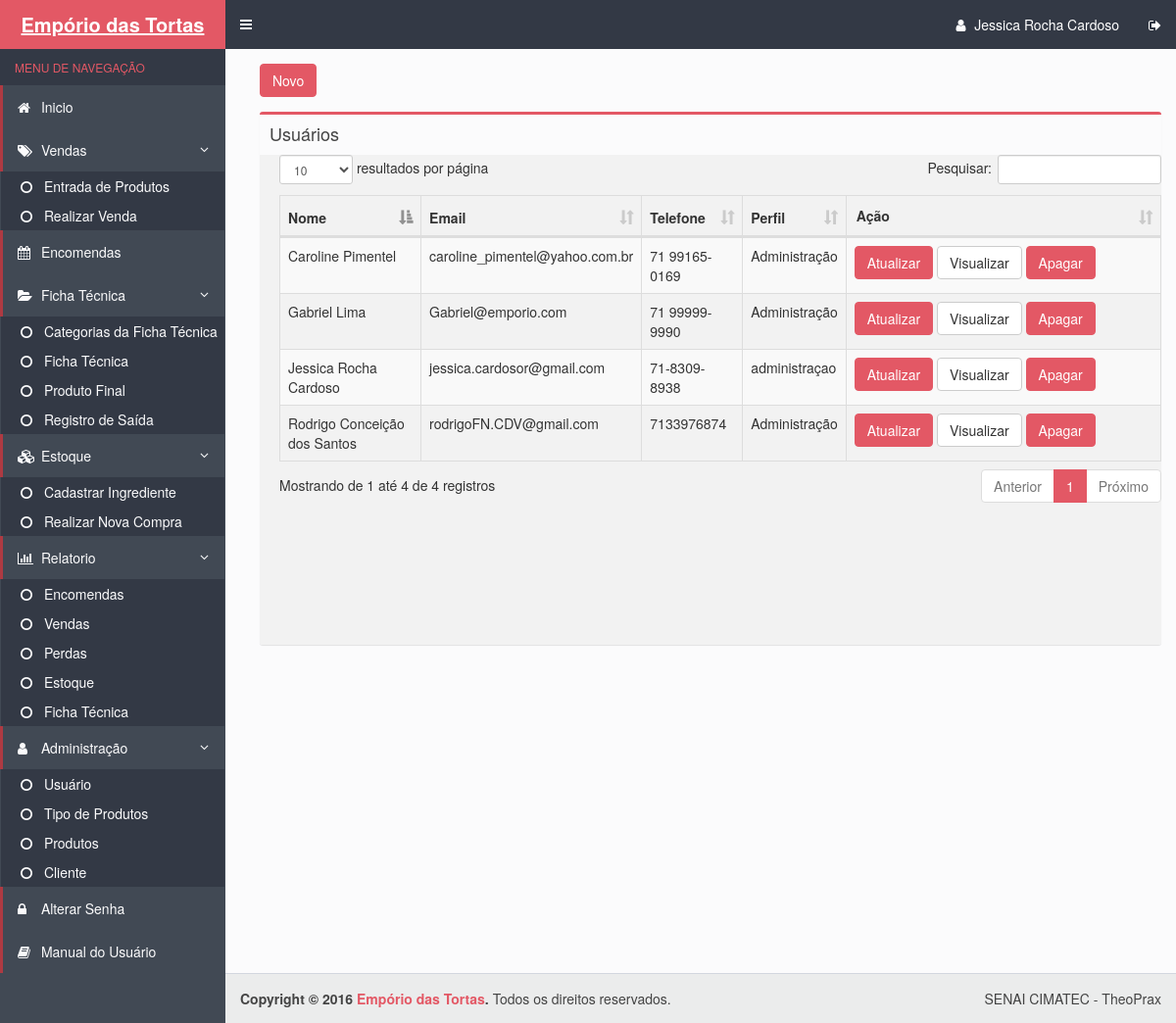
Screenshot of /usuarios.php (signed in) with the database file from the repository.
### tables this page shows
CREATE TABLE IF NOT EXISTS `usuarios` (
  `cod_usuario` int(11) NOT NULL AUTO_INCREMENT,
  `name` varchar(100) NOT NULL,
  `cpf` varchar(14) NOT NULL,
  `email` varchar(100) NOT NULL,
  `mobile` varchar(100) NOT NULL,
  `login` varchar(50) NOT NULL,
  `senha` varchar(32) NOT NULL,
  `acesso` varchar(30) NOT NULL,
  PRIMARY KEY (`cod_usuario`),
  UNIQUE KEY `cpf` (`cpf`,`login`),
  UNIQUE KEY `cpf_2` (`cpf`)
);

### usuarios.php (the view, shortened to what this page needs)
<!DOCTYPE html>
<html>
  <head>
    <link rel="stylesheet" href="bootstrap/css/bootstrap.css">
    <link rel="stylesheet" href="https://maxcdn.bootstrapcdn.com/font-awesome/4.4.0/css/font-awesome.min.css">
    <link rel="stylesheet" href="https://code.ionicframework.com/ionicons/2.0.1/css/ionicons.min.css">
    <link rel="stylesheet" href="dist/css/AdminLTE.css">
    <link rel="stylesheet" href="dist/css/skins/skin-blue.css">
  </head>
  <body class="hold-transition skin-blue sidebar-mini">
    <div class="wrapper">
      <?php include_once("includes/header.php") ?>
      <?php include_once("includes/menu.php") ?>
      <div class="content-wrapper">
        <section class="content">
          <div class="row">
            <div class="col-xs-12">
             <a class="btn btn-danger" href="forms/Cadastrar_Usuario.php">Novo</a>
             <section class="content-header">
          </section>
              <div class="box">
                <div class="box-header">
                  <h3 class="box-title">Usuários</h3>
                </div>
                <div class="box-body table-responsive no-padding"  style='overflow:auto;' id="scroll">
                  <table id="example" class="table table-striped table-bordered" cellspacing="0" width="100%">
                    <thead>
                      <tr>
                        <th class="views-field views-field-id">Nome</th>
                        <th class="views-field views-field-id">Email</th>
                        <th class="views-field views-field-id">Telefone</th>
                        <th class="views-field views-field-field-nome">Perfil</th>
                        <th class="views-field views-field-field-nome" id="celula2">Ação</th>
                    </thead>
                    <tbody>
                       <?php
                          $pdo = Database::connect();
                          $sql = 'SELECT * FROM usuarios ORDER BY cod_usuario DESC';
                          foreach ($pdo->query($sql) as $row) {
                            echo '<tr>';
                            echo '<td>'. $row['name'] . '</td>';
                            echo '<td>'. $row['email'] . '</td>';
                            echo '<td>'. $row['mobile'] . '</td>';
                            echo '<td>'. $row['acesso'] . '</td>';
                            echo '<td width=250>';
                            echo '<a class="btn btn-danger" href="forms/Atualizar_usuario.php?id='.$row['cod_usuario'].'">Atualizar</a>';
                            echo '<a class="btn btn-default" href="forms/Visualizar_usuario.php?id='.$row['cod_usuario'].'">Visualizar</a>';
                            echo '<a class="btn btn-danger" href="DAO/Excluir_usuario_DAO.php?id='.$row['cod_usuario'].'">Apagar</a>';
                            echo '</td>';
                            echo '</tr>';
                          }
                        ?>
                    </tbody>
                    </table>
                </div>
              </div>
            </div>
          </div>
        </section>
      </div>
    <?php include_once("includes/footer.php") ?>
    <link rel="stylesheet" type="text/css" href="css/bootstrap.css">
    <link rel="stylesheet" type="text/css" href="css/dataTables.bootstrap.min.css">
</html>

### usuarios.php (style rules this page uses)
#celula2 { width: 300px; padding:10px; _width: 495px; }

### rows the page displays
usuarios: name "Jessica Rocha Cardoso", email "jessica.cardosor@gmail.com", mobile "71-8309-8938", acesso "administraçao"
usuarios: name "Caroline Pimentel", email "caroline_pimentel@yahoo.com.br", mobile "71 99165-0169", acesso "Administração"
usuarios: name "Gabriel Lima", email "Gabriel@emporio.com", mobile "71 99999-9990", acesso "Administração"
usuarios: name "Rodrigo Conceição dos Santos", email "rodrigoFN.CDV@gmail.com", mobile "7133976874", acesso "Administração"

### other values shown
$_SESSION['UsuarioNome'] "Jessica Rocha Cardoso"
